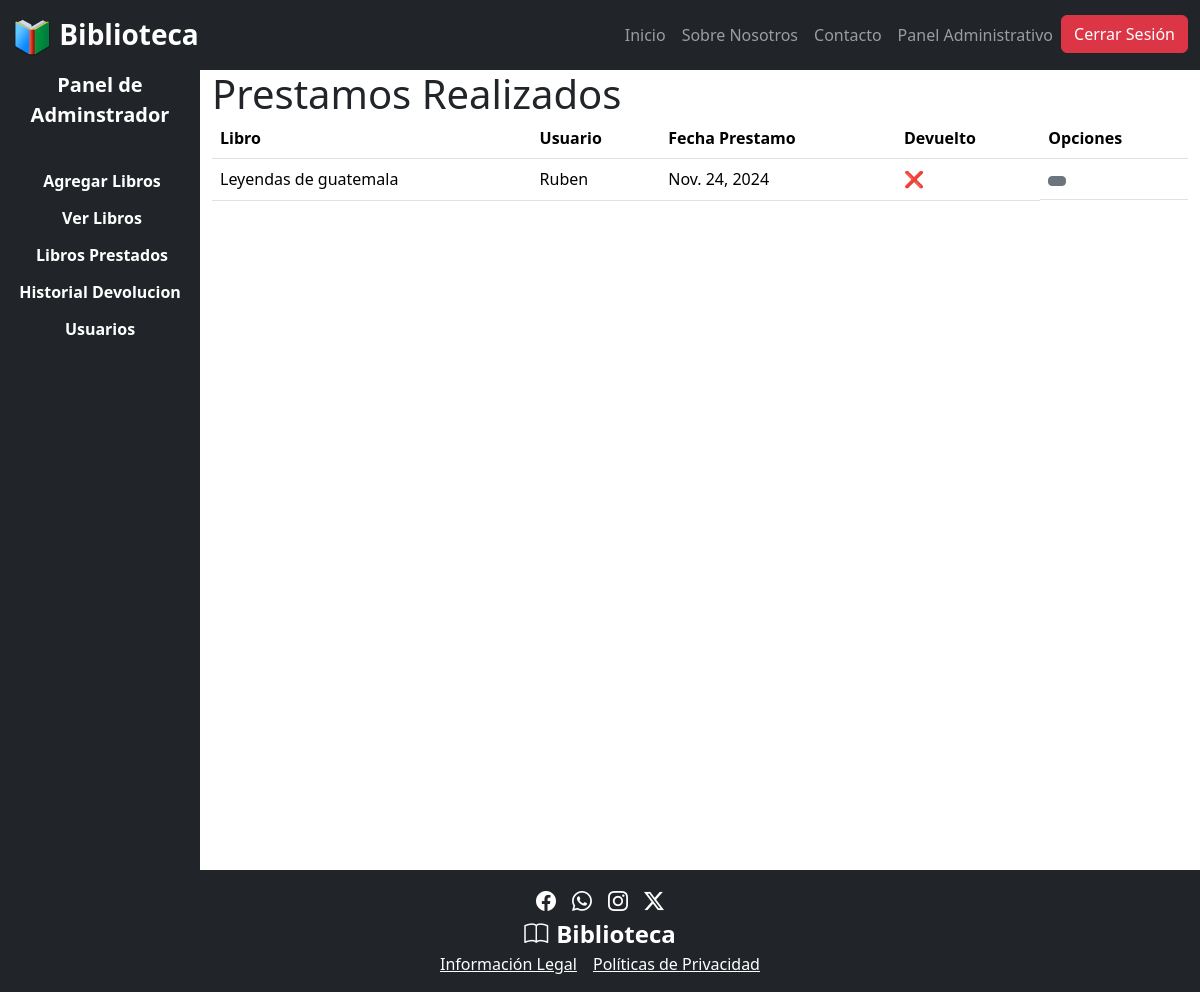
The app's page /prestamos/ (signed in) with its own data.
### app/models.py (models this page shows, shortened)
class Prestamo(models.Model):
    libro = models.ForeignKey(libros, on_delete=models.CASCADE)
    usuario = models.ForeignKey(User, on_delete=models.CASCADE)
    fecha_prestamo = models.DateField(auto_now_add=True)
    fecha_devolucion = models.DateField(null=True, blank=True)
    devuelto = models.BooleanField(default=False)  # Indica si el libro ha sido devuelto

class libros(models.Model):
    titulo = models.CharField(max_length=100)
    autor = models.CharField(max_length=100)
    genero = models.ForeignKey(genero, on_delete=models.SET_NULL, null=True, blank=True)
    fecha_publicacion = models.DateField()
    disponibilidad = models.BooleanField(default=True)
    isbn = models.CharField(max_length=13, unique=True)
    cantidad_total = models.PositiveIntegerField(default=1)  # Cantidad total del libro en inventario
    cantidad_disponible = models.PositiveIntegerField(default=1)  # Cantidad disponible para préstamo

### app/views.py (the view)
# urls.py: path('prestamos/',gestionar_prestamos,name='prestamos'),
@user_passes_test(es_admin)
def gestionar_prestamos(request):
    prestamos = Prestamo.objects.filter(devuelto=False)
    return render(request, 'admins/gestionar_prestamos.html', {'prestamos': prestamos})

### app/views.py (called while the page is built)
def es_admin(user):
    return user.is_staff

### app/templates/admins/gestionar_prestamos.html (shortened to what this page needs)
{% extends "../admins/base_admin.html" %}{% block admin_content %}
{% if prestamos %}
<div class="container">
  <div class="d-flex align-items-center gap-3">
    <h1 class="mb-0">Prestamos Realizados</h1>
  </div>
  <table class="table">
    <thead>
      <tr>
        <th scope="col">Libro</th>
        <th scope="col">Usuario</th>
        <th scope="col" class="d-none d-md-table-cell">Fecha Prestamo</th>
        <th scope="col" class="d-none d-md-table-cell">Devuelto</th>
        <th scope="col">Opciones</th>
      </tr>
    </thead>
    <tbody>
      {% for prestados in prestamos %}
      <tr>
        <td>{{ prestados.libro.titulo }}</td>
        <td>{{ prestados.usuario }}</td>
        <td class="d-none d-md-table-cell">{{ prestados.fecha_prestamo }}</td>
        <td class="d-none d-md-table-cell">{% if prestados.devuelto %}✔{%else%}❌{% endif %}</td>
        <td class="d-flex flex-column align-items-center row-gap-2 d-lg-block">
          <button
          class="btn btn-secondary d-inline-flex btn-sm"
          data-bs-toggle="modal"
          data-bs-target="#devolver-{{prestados.id}}"
          title="Devolver"
          >
          </button>
          </td>
      </tr>
      {% endfor %}
    </tbody>
  </table>
</div>
{% endif %}
{% endblock %}

### records on screen
Prestamo: libro.titulo "Leyendas de guatemala", usuario "Ruben", fecha_prestamo "Nov. 24, 2024"
